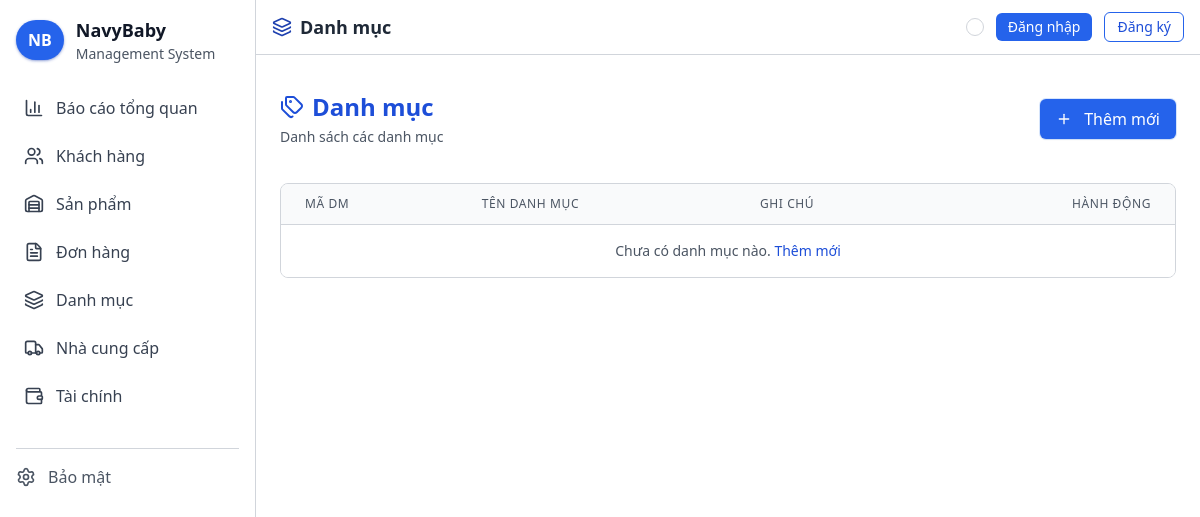
The page /danh-muc on the database as committed earlier.
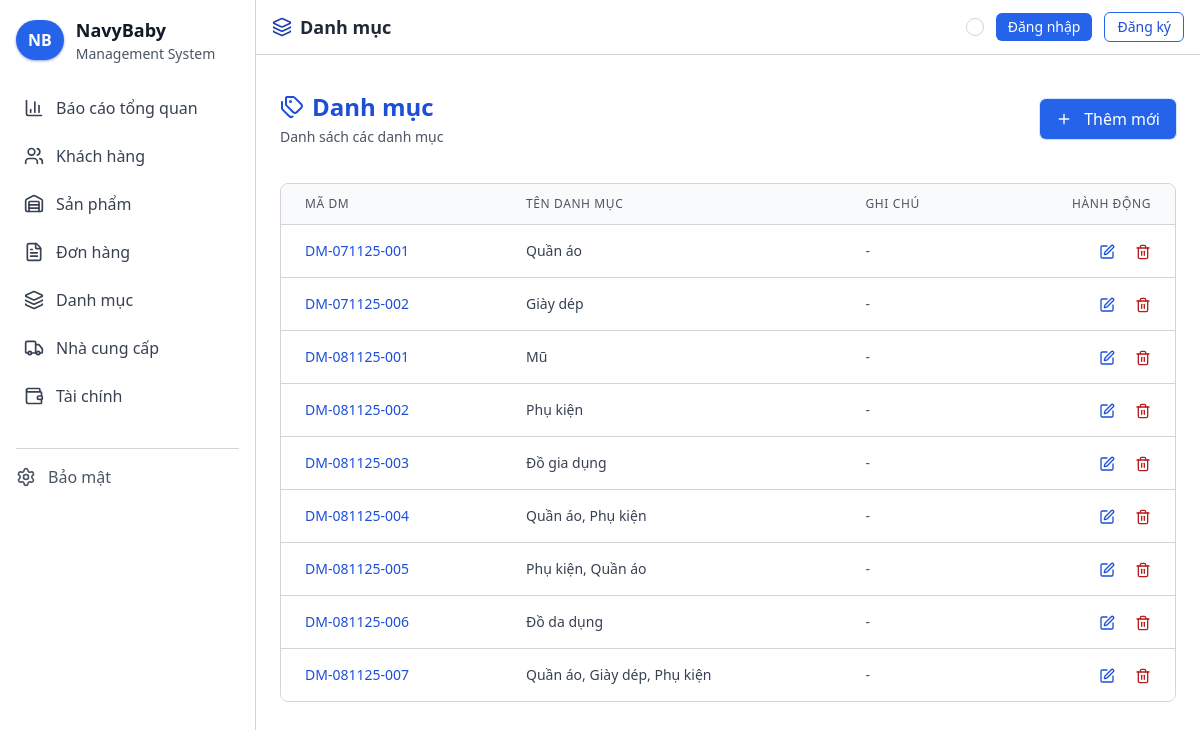
The same page on the database as committed later.
### categories/models.py (models this page shows, shortened)
class Category(models.Model):
    code = models.CharField(max_length=20, unique=True)
    name = models.CharField(max_length=255)
    note = models.TextField(blank=True)
    created_at = models.DateTimeField(auto_now=True)
    updated_at = models.DateTimeField(auto_now_add=True)

### categories/views.py (the view)
# urls.py: path('danh-muc', CategoryListView.as_view(), name='category_list'),
class CategoryListView(ListView):
    model = Category
    template_name = 'categories/list.html'
    context_object_name = 'categories'
    paginate_by = 20
    def get_context_data(self, **kwargs):
        context = super().get_context_data(**kwargs)
        context['title'] = 'Danh mục - NavyBaby'
        context['action'] = 'list'
        return context

### templates/categories/list.html (shortened to what this page needs)
{% extends 'base.html' %}
{% block navbar_icon %}layers{% endblock %}
{% block navbar_title %}Danh mục{% endblock %}
{% block content %}
<div class="sticky-subheader flex flex-col md:flex-row justify-between items-center mb-6 py-3">
  <div>
    <h2 class="text-2xl font-bold flex items-center text-blue-400">
      <i data-lucide="tags" class="w-6 h-6 mr-2"></i>Danh mục
    </h2>
    <p class="text-sm text-gray-400 mt-1">
      {% if action == 'create' %}
        Thêm danh mục mới
      {% elif action == 'update' %}
        Cập nhật thông tin danh mục
      {% elif action == 'delete' %}
        Xác nhận xóa danh mục
      {% else %}
        Danh sách các danh mục
      {% endif %}
    </p>
  </div>
  {% if action == 'list' %}
  <a href="{% url 'categories:category_create' %}" class="mt-4 md:mt-0 inline-flex items-center gap-2 bg-blue-600 hover:bg-blue-500 text-white px-4 py-2 rounded-md shadow-sm hover:shadow-md ring-1 ring-blue-500/20 transition">
    <i data-lucide="plus" class="w-4 h-4 mr-1"></i>
    Thêm mới
  </a>
  {% endif %}
</div>
<div class="bg-[#121212] border border-gray-800 rounded-lg overflow-hidden">
  <div class="overflow-x-auto">
    <table class="min-w-full divide-y divide-gray-800">
      <thead class="bg-[#161616]">
        <tr>
          <th scope="col" class="px-6 py-3 text-left text-xs font-medium text-gray-400 uppercase tracking-wider">
            Mã DM
          </th>
          <th scope="col" class="px-6 py-3 text-left text-xs font-medium text-gray-400 uppercase tracking-wider">
            Tên danh mục
          </th>
          <th scope="col" class="px-6 py-3 text-left text-xs font-medium text-gray-400 uppercase tracking-wider">
            Ghi chú
          </th>
          <th scope="col" class="px-6 py-3 text-right text-xs font-medium text-gray-400 uppercase tracking-wider">
            Hành động
          </th>
        </tr>
      </thead>
      <tbody class="bg-[#121212] divide-y divide-gray-800">
        {% for category in categories %}
        <tr class="hover:bg-[#1a1a1a] transition-colors">
          <td class="px-6 py-4 whitespace-nowrap text-sm font-medium text-blue-400">
            {{ category.code }}
          </td>
          <td class="px-6 py-4 whitespace-nowrap text-sm text-gray-300">
            {{ category.name }}
          </td>
          <td class="px-6 py-4 text-sm text-gray-400">
            {{ category.note|default:"-"|truncatechars:50 }}
          </td>
          <td class="px-6 py-4 whitespace-nowrap text-right text-sm font-medium">
            <a href="{% url 'categories:category_update' category.code %}" class="text-blue-400 hover:text-blue-300 mr-4">
              <i data-lucide="edit" class="w-4 h-4 inline"></i>
            </a>
            <a href="{% url 'categories:category_delete' category.code %}" class="text-red-400 hover:text-red-300">
              <i data-lucide="trash-2" class="w-4 h-4 inline"></i>
            </a>
          </td>
        </tr>
        {% empty %}
        <tr>
          <td colspan="4" class="px-6 py-4 text-center text-sm text-gray-400">
            Chưa có danh mục nào. <a href="{% url 'categories:category_create' %}" class="text-blue-400 hover:underline">Thêm mới</a>
          </td>
        </tr>
        {% endfor %}
      </tbody>
    </table>
  </div>
</div>
{% endblock %}

### templates/base.html (shortened to what this page needs)
{% load static %}
<!DOCTYPE html>
<html lang="vi">
<head>
  <script src="https://cdn.tailwindcss.com"></script>
  <link rel="stylesheet" href="{% static 'css/style.css' %}">
</head>
<body class="min-h-screen flex text-gray-200 bg-[#1b1b1b]">
  <aside id="sidebar" class="w-64 bg-[#121212] border-r border-gray-800 min-h-screen p-4 fixed lg:sticky lg:top-0 lg:h-screen inset-y-0 left-0 transform -translate-x-full lg:translate-x-0 transition-transform duration-200 ease-in-out z-50">
    <div class="flex items-center justify-between mb-6">
      <div class="flex items-center space-x-3">
        <div class="bg-blue-600 text-white rounded-full px-3 py-2 font-bold shadow shadow-blue-800/40">NB</div>
        <div>
          <h3 class="text-lg font-bold text-gray-100">NavyBaby</h3>
          <p class="text-sm text-gray-400">Management System</p>
        </div>
      </div>
    </div>
    <nav>
      <ul class="space-y-2">
        <li>
          <a href="{% url 'home' %}" class="group flex items-center space-x-3 p-2 rounded-md text-gray-300 hover:bg-zinc-800/70 hover:text-white transition {% if request.path == '/' %}bg-blue-900/30 text-blue-400{% endif %}">
            <i data-lucide="bar-chart-3" class="w-5 h-5"></i>
            <span class="transition-transform group-hover:translate-x-0.5">Báo cáo tổng quan</span>
          </a>
        </li>
        <li>
          <a href="/khach-hang" class="group flex items-center space-x-3 p-2 rounded-md text-gray-300 hover:bg-zinc-800/70 hover:text-white transition">
            <i data-lucide="users" class="w-5 h-5"></i>
            <span class="transition-transform group-hover:translate-x-0.5">Khách hàng</span>
          </a>
        </li>
        <li>
          <a href="/san-pham" class="group flex items-center space-x-3 p-2 rounded-md text-gray-300 hover:bg-zinc-800/70 hover:text-white transition">
            <i data-lucide="warehouse" class="w-5 h-5"></i>
            <span class="transition-transform group-hover:translate-x-0.5">Sản phẩm</span>
          </a>
        </li>
        <li>
          <a href="/don-hang" class="group flex items-center space-x-3 p-2 rounded-md text-gray-300 hover:bg-zinc-800/70 hover:text-white transition">
            <i data-lucide="file-text" class="w-5 h-5"></i>
            <span class="transition-transform group-hover:translate-x-0.5">Đơn hàng</span>
          </a>
        </li>
        <li>
          <a href="/danh-muc" class="group flex items-center space-x-3 p-2 rounded-md text-gray-300 hover:bg-zinc-800/70 hover:text-white transition">
            <i data-lucide="layers" class="w-5 h-5"></i>
            <span class="transition-transform group-hover:translate-x-0.5">Danh mục</span>
          </a>
        </li>
        <li>
          <a href="/nha-cung-cap" class="group flex items-center space-x-3 p-2 rounded-md text-gray-300 hover:bg-zinc-800/70 hover:text-white transition">
            <i data-lucide="truck" class="w-5 h-5"></i>
            <span class="transition-transform group-hover:translate-x-0.5">Nhà cung cấp</span>
          </a>
        </li>
        <li>
          <a href="/tai-chinh" class="group flex items-center space-x-3 p-2 rounded-md text-gray-300 hover:bg-zinc-800/70 hover:text-white transition">
            <i data-lucide="wallet" class="w-5 h-5"></i>
            <span class="transition-transform group-hover:translate-x-0.5">Tài chính</span>
          </a>
        </li>
      </ul>
    </nav>
    <div class="mt-8 border-t border-gray-800 pt-4">
      <a href="#" class="group flex items-center space-x-3 text-gray-400 hover:text-gray-200">
        <i data-lucide="settings" class="w-5 h-5"></i>
        <span class="transition-transform group-hover:translate-x-0.5">Bảo mật</span>
      </a>
    </div>
  </aside>
  <div class="flex-1 min-h-screen flex flex-col">
    <header class="bg-[#121212] border-b border-gray-800 sticky top-0 z-40">
      <div class="flex items-center justify-between px-4 py-3">
        <h1 class="font-semibold text-gray-200 text-lg flex items-center gap-2">
          <i data-lucide="{% block navbar_icon %}gauge{% endblock %}" class="w-5 h-5 text-blue-500"></i>
          {% block navbar_title %}Tổng quan{% endblock %}
        </h1>
        <div class="flex items-center space-x-3">
          <button id="themeToggle" class="p-2 rounded-full border border-gray-800 text-gray-300 hover:border-gray-700 focus:outline-none focus-visible:ring focus-visible:ring-blue-500/20" title="Chuyển chế độ sáng/tối" aria-label="Chuyển chế độ sáng/tối">
          </button>
          {% if request.user.is_authenticated %}
            <a href="{% url 'accounts:doi-mat-khau' %}" class="text-gray-300 hover:text-white" title="Cập nhật mật khẩu">
              <i data-lucide="settings" class="w-5 h-5"></i>
            </a>
            <form method="post" action="{% url 'accounts:dang-xuat' %}" class="inline">
              {% csrf_token %}
              <button type="submit" class="px-3 py-1 text-sm rounded-md bg-red-600 text-white hover:bg-red-500">Đăng xuất</button>
            </form>
          {% else %}
            <a href="{% url 'accounts:dang-nhap' %}" class="px-3 py-1 text-sm rounded-md bg-blue-600 text-white hover:bg-blue-500">Đăng nhập</a>
            <a href="{% url 'accounts:dang-ky' %}" class="px-3 py-1 text-sm rounded-md border border-blue-600 text-blue-400 hover:bg-blue-600/10">Đăng ký</a>
          {% endif %}
        </div>
      </div>
    </header>
    <main class="p-4 lg:p-6">
      {% block content %}{% endblock %}
    </main>
  </div>
</body>
</html>

### static/css/style.css (style rules this page uses)
body { background-color: #1b1b1b; color: #e5e7eb; }
table { border-collapse: separate; border-spacing: 0; }
button, a { transition: background-color .15s ease, border-color .15s ease, color .15s ease, transform .15s ease; }
.sticky-subheader { position: sticky; top: 56px; z-index: 30; background-color: #1b1b1b; }
[data-theme="light"] body { background-color: #f7f7f7 !important; color: #111827 !important; }
[data-theme="light"] .sticky-subheader { background-color: #ffffff !important; }
[data-theme="light"] .bg-\[\#121212\], [data-theme="light"] .bg-\[\#161616\], [data-theme="light"] .bg-\[\#1b1b1b\] { background-color: #ffffff !important; }
[data-theme="light"] thead.bg-\[\#161616\] { background-color: #f9fafb !important; }
[data-theme="light"] tbody.bg-\[\#121212\] { background-color: #ffffff !important; }
[data-theme="light"] .border-gray-800 { --tw-border-opacity: 1; border-color: rgb(209 213 219 / var(--tw-border-opacity)) !important; }
[data-theme="light"] .text-gray-100 { --tw-text-opacity: 1; color: rgb(17 24 39 / var(--tw-text-opacity)) !important; }
[data-theme="light"] .text-gray-200 { --tw-text-opacity: 1; color: rgb(31 41 55 / var(--tw-text-opacity)) !important; }
[data-theme="light"] .text-gray-300 { --tw-text-opacity: 1; color: rgb(55 65 81 / var(--tw-text-opacity)) !important; }
[data-theme="light"] .text-gray-400 { --tw-text-opacity: 1; color: rgb(75 85 99 / var(--tw-text-opacity)) !important; }
[data-theme="light"] header.bg-\[\#121212\] { background-color: #ffffff !important; }
[data-theme="light"] aside.bg-\[\#121212\] { background-color: #ffffff !important; }
[data-theme="light"] ::placeholder { color: #9ca3af; opacity: 1; }
[data-theme="light"] .text-blue-400 { color: #1d4ed8 !important; }
[data-theme="light"] .text-blue-500 { color: #1e40af !important; }
[data-theme="light"] .text-red-400 { color: #b91c1c !important; }
html[data-theme="light"] .text-blue-400 { color: #1d4ed8 !important; }
html[data-theme="light"] .text-blue-500 { color: #1e40af !important; }
html[data-theme="light"] .text-red-400 { color: #b91c1c !important; }
[data-theme="light"] .text-gray-300 { color: #374151 !important; }
[data-theme="light"] .divide-gray-800 > :not([hidden]) ~ :not([hidden]) { --tw-divide-opacity: 1; border-color: rgb(209 213 219 / var(--tw-divide-opacity)) !important; }

Rows that differ between the two databases and show on the page:
added Category: code "DM-071125-001", name "Quần áo", note "-"
added Category: code "DM-071125-002", name "Giày dép", note "-"
added Category: code "DM-081125-001", name "Mũ", note "-"
added Category: code "DM-081125-002", name "Phụ kiện", note "-"
added Category: code "DM-081125-003", name "Đồ gia dụng", note "-"
added Category: code "DM-081125-004", name "Quần áo, Phụ kiện", note "-"
added Category: code "DM-081125-005", name "Phụ kiện, Quần áo", note "-"
added Category: code "DM-081125-006", name "Đồ da dụng", note "-"
added Category: code "DM-081125-007", name "Quần áo, Giày dép, Phụ kiện", note "-"
Other text that changed with them:
text no longer shown: "Chưa có danh mục nào. Thêm mới"
